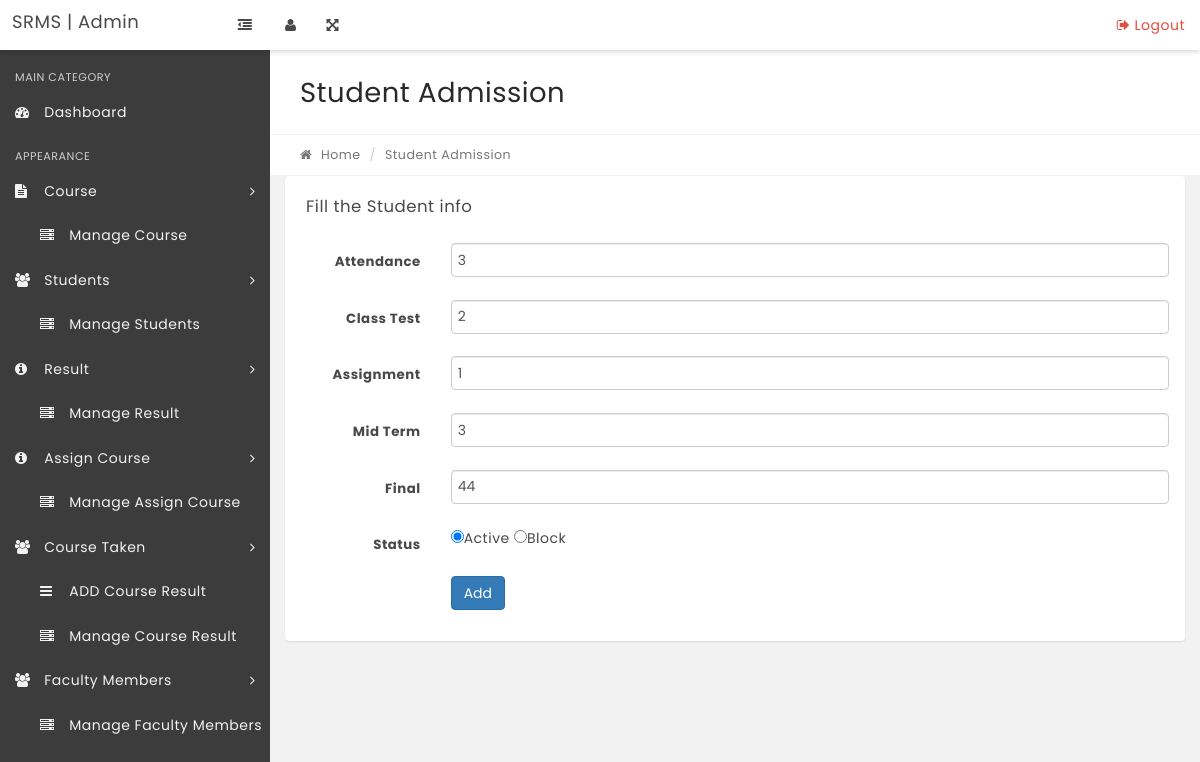
Page /edit-coursetaken.php?stid=8 on the committed database.
### tables this page shows
CREATE TABLE IF NOT EXISTS `course_taken` (
`id` int(11) NOT NULL,
  `SubjectId` int(11) NOT NULL,
  `StudentId` int(11) NOT NULL,
  `UserId` int(11) NOT NULL,
  `attendance` double NOT NULL,
  `class_test` double NOT NULL,
  `assignment` double NOT NULL,
  `mid_term` double NOT NULL,
  `final` double NOT NULL,
  `total` double NOT NULL,
  `gpa` double NOT NULL,
  `grade` varchar(11) NOT NULL,
  `Status` tinyint(1) NOT NULL
);

### edit-coursetaken.php (the view, shortened to what this page needs)
<?php
include('includes/config.php');
if(strlen($_SESSION['login'])=="")
    {
    header("Location: index.php");
    }
    else{
$stid=intval($_GET['stid']);
?>
<!DOCTYPE html>
<html lang="en">
    <head>
        <link rel="stylesheet" href="css/bootstrap.min.css" media="screen" >
        <link rel="stylesheet" href="css/font-awesome.min.css" media="screen" >
        <link rel="stylesheet" href="css/animate-css/animate.min.css" media="screen" >
        <link rel="stylesheet" href="css/lobipanel/lobipanel.min.css" media="screen" >
        <link rel="stylesheet" href="css/prism/prism.css" media="screen" >
        <link rel="stylesheet" href="css/select2/select2.min.css" >
        <link rel="stylesheet" href="css/main.css" media="screen" >
    </head>
    <body class="top-navbar-fixed">
        <div class="main-wrapper">
  <?php include('includes/topbar.php');?>
            <div class="content-wrapper">
                <div class="content-container">
                   <?php if($_SESSION['login']==6)include('includes/leftbar.php');else include('includes/leftbar_user.php') ?>
                    <div class="main-page">
                     <div class="container-fluid">
                            <div class="row page-title-div">
                                <div class="col-md-6">
                                    <h2 class="title">Student Admission</h2>
                                </div>
                            </div>
                            <div class="row breadcrumb-div">
                                <div class="col-md-6">
                                    <ul class="breadcrumb">
                                        <li><a href="dashboard.php"><i class="fa fa-home"></i> Home</a></li>
                                        <li class="active">Student Admission</li>
                                    </ul>
                                </div>
                            </div>
                        </div>
                        <div class="container-fluid">
                        <div class="row">
                                    <div class="col-md-12">
                                        <div class="panel">
                                            <div class="panel-heading">
                                                <div class="panel-title">
                                                    <h5>Fill the Student info</h5>
                                                </div>
                                            </div>
                                            <div class="panel-body">
                                                <form class="form-horizontal" method="post">
<?php
$sql = "SELECT * from course_taken  where id=:stid";
$query = $dbh->prepare($sql);
$query->bindParam(':stid',$stid,PDO::PARAM_STR);
$query->execute();
$results=$query->fetchAll(PDO::FETCH_OBJ);
if($query->rowCount() > 0)
{
foreach($results as $result)
{  ?>
<div class="form-group">
<label for="default" class="col-sm-2 control-label">Attendance</label>
<div class="col-sm-10">
<input type="text" name="attendance" class="form-control" id="fullanme" value="<?php echo htmlentities($result->attendance)?>" required="required" autocomplete="off">
</div>
</div>
<div class="form-group">
<label for="default" class="col-sm-2 control-label">Class Test</label>
<div class="col-sm-10">
<input type="text" name="class_test" class="form-control" id="class_test" value="<?php echo htmlentities($result->class_test)?>" maxlength="15" required="required" autocomplete="off">
</div>
</div>
<div class="form-group">
<label for="default" class="col-sm-2 control-label">Assignment</label>
<div class="col-sm-10">
<input type="text" name="assignment" class="form-control" id="assignment" value="<?php echo htmlentities($result->assignment)?>" required="required" autocomplete="off">
</div>
</div>
<div class="form-group">
<label for="default" class="col-sm-2 control-label">Mid Term</label>
<div class="col-sm-10">
<input type="text" name="mid_term" class="form-control" id="mid_term" value="<?php echo htmlentities($result->mid_term)?>" required="required" autocomplete="off">
</div>
</div>
<div class="form-group">
<label for="default" class="col-sm-2 control-label">Final</label>
<div class="col-sm-10">
<input type="text" name="final" class="form-control" id="final" value="<?php echo htmlentities($result->final)?>" required="required" autocomplete="off">
</div>
</div>
<div class="form-group">
<label for="default" class="col-sm-2 control-label">Status</label>
<div class="col-sm-10">
<?php  $stats=$result->Status;
if($stats=="1")
{
?>
<input type="radio" name="status" value="1" required="required" checked>Active <input type="radio" name="status" value="0" required="required">Block
<?php }?>
</div>
</div>
<?php }} ?>
                                                    <div class="form-group">
                                                        <div class="col-sm-offset-2 col-sm-10">
                                                            <button type="submit" name="submit" class="btn btn-primary">Add</button>
                                                        </div>
                                                    </div>
                                                </form>
                                            </div>
                                        </div>
                                    </div>
                                </div>
                    </div>
                </div>
            </div>
        </div>
    </body>
</html>
<?PHP } ?>

### rows in the picture
course_taken: attendance "3", class_test "2", assignment "1", mid_term "3", final "44"
